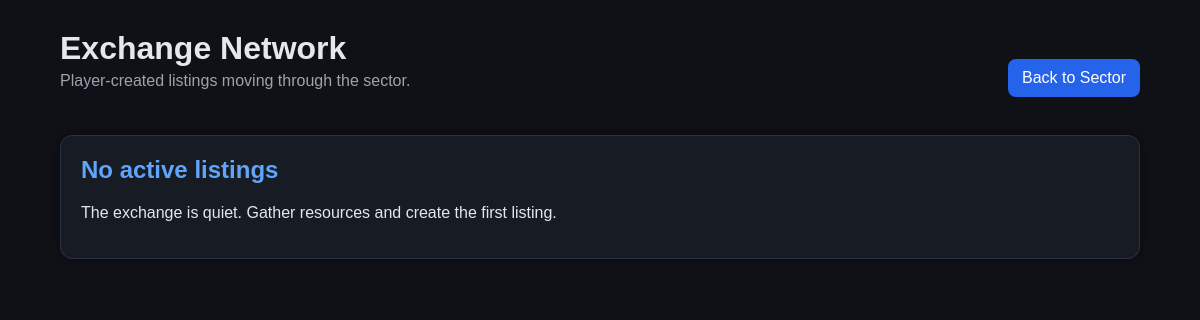
/market (signed in), run on an earlier commit of the app's database.
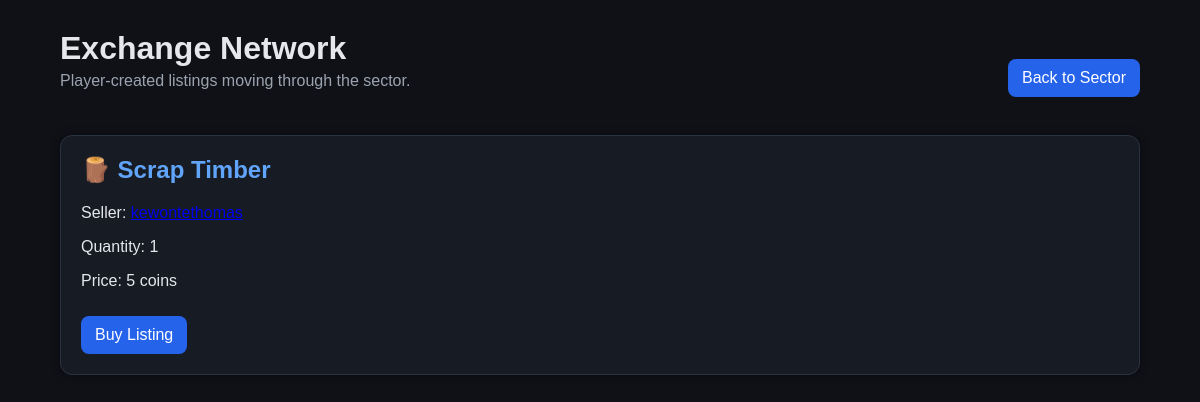
And on a later commit of the database.
### models/marketplace.py (models this page shows)
class MarketplaceListing(db.Model):
    id = db.Column(db.Integer, primary_key=True)
    seller_id = db.Column(
        db.Integer,
        db.ForeignKey("user.id"),
        nullable=False
    )
    resource_name = db.Column(
        db.String(50),
        nullable=False
    )
    quantity = db.Column(
        db.Integer,
        nullable=False
    )
    price = db.Column(
        db.Integer,
        nullable=False
    )
    status = db.Column(
        db.String(20),
        default="active"
    )

### app.py (the view)
@app.route("/market")
@login_required
def market():
    listings = MarketplaceListing.query.filter_by(
        status="active"
    ).all()
    sellers = {}
    for listing in listings:
        sellers[listing.seller_id] = User.query.get(listing.seller_id)
    return render_template(
        "market.html",
        listings=listings,
        sellers=sellers
    )

### app.py (called while the page is built)
@login_manager.user_loader
def load_user(user_id):
    return User.query.get(int(user_id))

### templates/market.html (shortened to what this page needs)
<!DOCTYPE html>
<html>
<head>
    <link rel="stylesheet" href="/static/style.css">
</head>
<body>
<div class="container">
    <div class="top-bar">
        <div>
            <div class="title">Exchange Network</div>
            <div class="subtitle">Player-created listings moving through the sector.</div>
        </div>
        <a class="button" href="/dashboard">Back to Sector</a>
    </div>
    <div class="grid">
        {% if listings %}
            {% for listing in listings %}
                <div class="card">
                    {% set seller = sellers[listing.seller_id] %}
                    <h2>
                        {% if listing.resource_name == "wood" %}
                            🪵 Scrap Timber
                        {% elif listing.resource_name == "stone" %}
                            🧱 Broken Concrete
                        {% elif listing.resource_name == "metal" %}
                            ⚙️ Rusted Alloy
                        {% else %}
                            ⚡ {{ listing.resource_name }}
                        {% endif %}
                    </h2>
                    <p>
                        Seller:
                        <a href="/player/{{ seller.username }}">
                        </a>
                    </p>
                    <p>Quantity: {{ listing.quantity }}</p>
                    <p>Price: {{ listing.price }} coins</p>
                    <a class="button" href="/buy/{{ listing.id }}">
                        Buy Listing
                    </a>
                </div>
            {% endfor %}
        {% else %}
            <div class="card">
                <h2>No active listings</h2>
                <p>The exchange is quiet. Gather resources and create the first listing.</p>
            </div>
        {% endif %}
    </div>
</div>
</body>
</html>

What changed in the data, as far as the page shows it:
added MarketplaceListing: resource_name "🪵 Scrap Timber", quantity "1", price "5"
Also different on the page:
text no longer shown: "No active listings The exchange is quiet. Gather resources and create the first listing."
